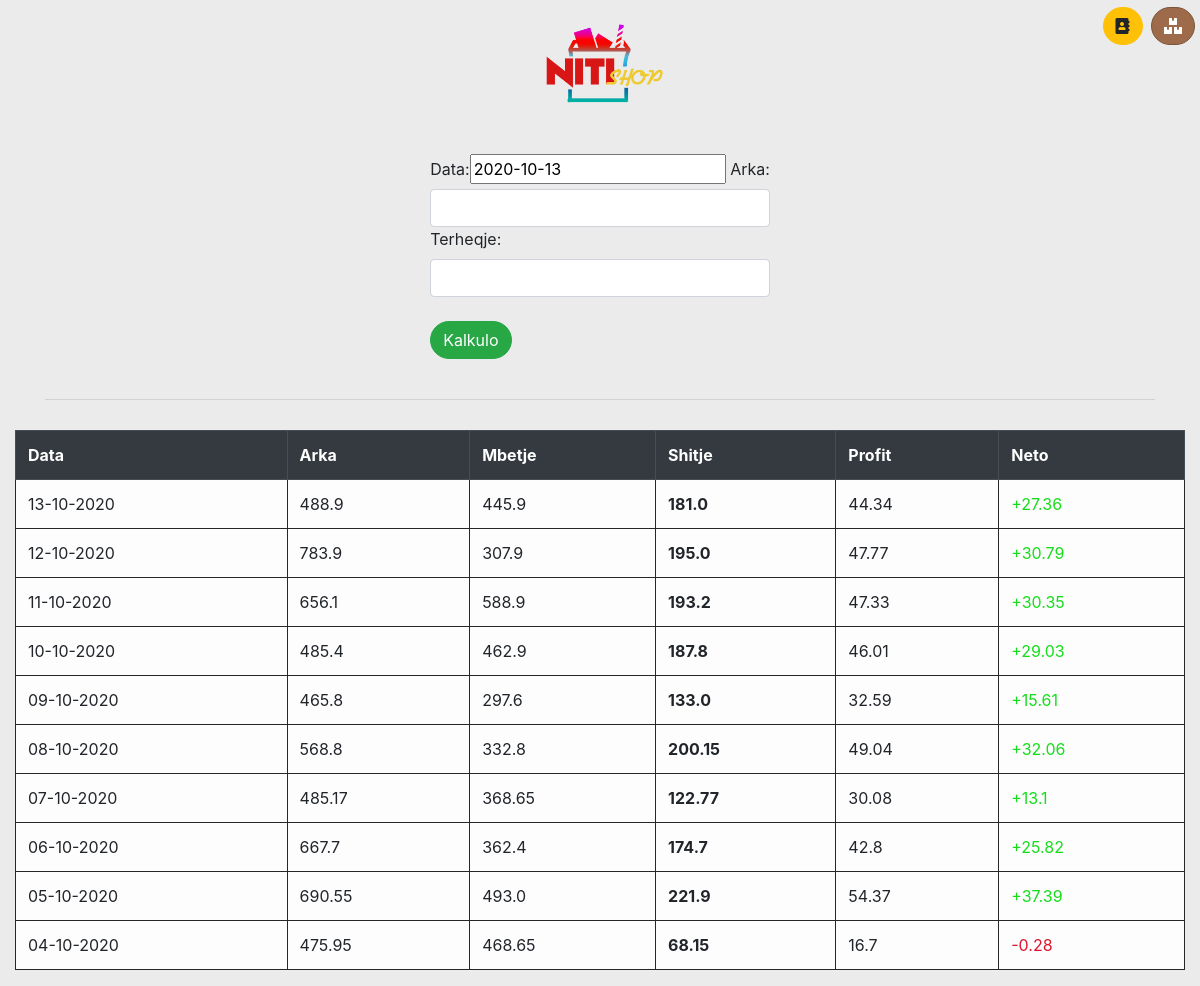
The app's page /add_data/ with its own data.
### nitishop/models.py (models this page shows, shortened)
class Results(models.Model):
    date = models.DateField()
    cashbox = models.FloatField(max_length=40)
    withdraw = models.FloatField(max_length=40)
    remain = models.FloatField(max_length=40)
    sale = models.FloatField(max_length=40)
    profit = models.FloatField(max_length=40)
    neto = models.FloatField(max_length=40)
    expense = models.FloatField(max_length=40)

### nitishop/views.py (the view)
# urls.py: path('add_data/', add_data, name='add_data'),
def add_data(request):
    if request.method == 'POST':
        form = AddDataForm(request.POST)
        if form.is_valid():
            cleanse = form.cleaned_data
            dflt = DefValues.objects.latest('id')
            if Results.objects.filter(date=cleanse['date']).exists():
                t = Results.objects.filter(date__lte=cleanse['date']).order_by('-date')
                r = Results.objects.get(date=cleanse['date'])
                tot = Total.objects.latest('id')
                tot.budget -= r.sale
                tot.total_sale -= r.sale
                tot.total_profit -= r.profit
                tot.total_neto -= r.neto
                r.cashbox += ro(cleanse['cashbox'])
                r.withdraw += ro(cleanse['withdraw'])
                r.remain = ro(r.cashbox - r.withdraw)
                r.sale = ro(r.cashbox - t[1].remain)
                r.profit = ro(r.sale * (dflt.avg_percent * 0.01))
                r.neto = ro(r.profit - dflt.day_expense)
                r.expense += ro(0.0)
                r.save()
                tot.total_sale += r.sale
                tot.budget += r.sale
                tot.total_profit += r.profit
                tot.total_neto += r.neto
                tot.save()
                request.session['success'] = 'Te dhenat u futen me sukses'
                request.session.set_expiry(1)
                return redirect('index')
            else:
                dflt = DefValues.objects.latest('id')
                try:
                    t = Results.objects.filter(date__lte=cleanse['date']).order_by('-date')
                    create = Results()
                    create.date = cleanse['date']
                    create.cashbox = ro(cleanse['cashbox'])
                    create.withdraw = ro(cleanse['withdraw'])
                    create.remain = ro(create.cashbox - create.withdraw)
                    create.sale = ro(create.cashbox - t[0].remain)
                    create.profit = ro((create.sale * dflt.avg_percent) * 0.01)
                    create.neto = ro(create.profit - dflt.day_expense)
                    create.expense = ro(0.0)
                    create.save()
                    u = Total.objects.get(id=1)
                    u.total_sale += ro(create.sale)
                    u.total_expense += ro(create.expense)
                    u.total_profit += ro(create.profit)
                    u.total_neto += ro(create.neto)
                    u.budget = ro(u.total_sale - u.total_expense)
                    u.save()
                    request.session['success'] = 'Te dhenat u futen me sukses'
                    request.session.set_expiry(1)
                    return redirect('add_data')
                except IndexError:
                    r = Results()
                    r.date = cleanse['date']
                    r.cashbox = ro(cleanse['cashbox'])
                    r.withdraw = ro(cleanse['withdraw'])
                    r.remain = ro(r.cashbox - r.withdraw)
                    r.sale = ro(r.cashbox)
                    r.profit = ro(r.sale * (dflt.avg_percent * 0.01))
                    r.neto = ro(r.profit - dflt.day_expense)
                    r.expense = ro(0.0)
                    r.save()
                    u = Total.objects.get(id=1)
                    u.total_sale += ro(r.sale)
                    u.total_expense += ro(r.expense)
                    u.total_profit += ro(r.profit)
                    u.total_neto += ro(r.neto)
                    u.budget = ro(u.total_sale - u.total_expense)
                    u.save()
                    request.session['success'] = 'Te dhenat u futen me sukses'
                    request.session.set_expiry(1)
                    return redirect('add_data')
    else:
        form = AddDataForm()
    results = Results.objects.order_by('-date')[:10]
    return render(request, 'add_data.html', {'form': form, 'data': results})

### nitishop/forms.py (shortened to what this page needs)
class AddDataForm(NitiShopBaseForm):
    cashbox = forms.DecimalField(label="Arka", max_digits=9, decimal_places=2,
                                 widget=forms.NumberInput(attrs={'class': 'form-control'}), required=False)
    withdraw = forms.DecimalField(label="Terheqje", max_digits=9, decimal_places=2,
                                  widget=forms.NumberInput(attrs={'class': 'form-control'}), required=False)

### templates/add_data.html (shortened to what this page needs)
{% extends 'base.html' %}
{% block content %}
    <div class="d-flex justify-content-center">
    <div class="row">
<form method="POST">
    {{ form }}
    <br>
    <button type="submit" class="btn btn-success">Kalkulo</button>
</form>
        </div>
        </div>
    <br>
    <hr>
{% endblock %}
    {% block table %}
    <div class="table-responsive">
    <table class="table table-bordered table-light table-hover">
    <thead class="thead-dark">
    <tr>
        <th>Data</th>
        <th>Arka</th>
        <th>Mbetje</th>
        <th>Shitje</th>
        <th>Profit</th>
        <th>Neto</th>
    </tr>
    </thead>
    {% for i in data %}
    <tr>
    <td>{{ i.date|date:'d-m-Y' }}</td>
    <td>{{ i.cashbox }}</td>
    <td>{{ i.remain }}</td>
    <td><b>{{ i.sale }}</b></td>
    <td>{{ i.profit }}</td>
     {% if i.neto > 0 %}
    <td style="color: #16dd1c">+{{ i.neto }}</td>
      {% else %}
    <td style="color: #dd152d">{{ i.neto }}</td>
        {% endif %}
    </tr>
    {% endfor %}
    </table>
    </div>
{% endblock %}

### templates/base.html (style rules this page uses)
body { padding: 0; margin: 0; background: #ebebeb; }
* { box-sizing: border-box; }
body { margin: 0; line-height: 1.5; }
.table-bordered > tbody > tr > td, .table-bordered > tbody > tr > th, .table-bordered > tfoot > tr > td, .table-bordered > tfoot > tr > th, .table-bordered > thead > tr > td, .table-bordered > thead > tr > th { border: 1px solid #272727; }
.btn { border-radius: 40px; }

### records on screen
Results: date "13-10-2020", cashbox "488.9", remain "445.9", sale "181.0", profit "44.34", neto "27.36"
Results: date "12-10-2020", cashbox "783.9", remain "307.9", sale "195.0", profit "47.77", neto "30.79"
Results: date "11-10-2020", cashbox "656.1", remain "588.9", sale "193.2", profit "47.33", neto "30.35"
Results: date "10-10-2020", cashbox "485.4", remain "462.9", sale "187.8", profit "46.01", neto "29.03"
Results: date "09-10-2020", cashbox "465.8", remain "297.6", sale "133.0", profit "32.59", neto "15.61"
Results: date "08-10-2020", cashbox "568.8", remain "332.8", sale "200.15", profit "49.04", neto "32.06"
Results: date "07-10-2020", cashbox "485.17", remain "368.65", sale "122.77", profit "30.08", neto "13.1"
Results: date "06-10-2020", cashbox "667.7", remain "362.4", sale "174.7", profit "42.8", neto "25.82"
Results: date "05-10-2020", cashbox "690.55", remain "493.0", sale "221.9", profit "54.37", neto "37.39"
Results: date "04-10-2020", cashbox "475.95", remain "468.65", sale "68.15", profit "16.7", neto "-0.28"
